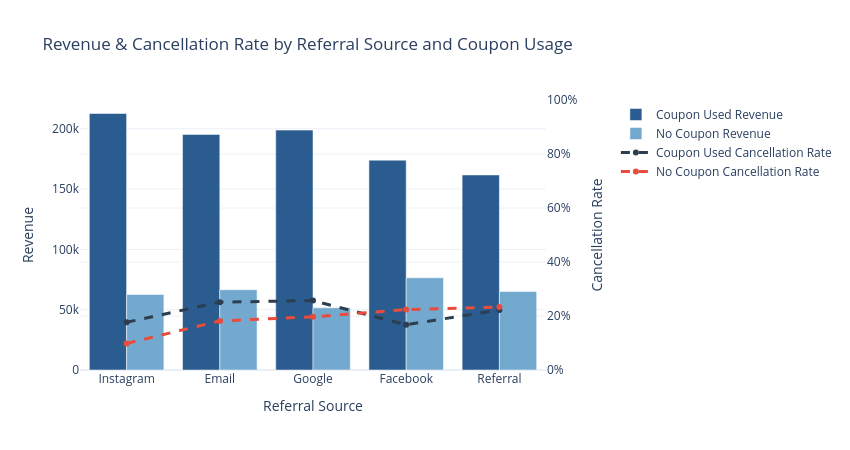

The notebook cell saved with this chart:
### Code cell
# Referral Source
referral_data = filtered_df.groupby(
    ["ReferralSource", "CouponStatus"],
    as_index=False
).agg(
    revenue=("TotalPrice", "sum"),
    cancellation_rate=("OrderStatus", lambda x: (x == "Cancelled").mean())
)

referral_order = referral_data.groupby("ReferralSource")["revenue"] \
    .sum() \
    .sort_values(ascending=False) \
    .index

referral_data["ReferralSource"] = pd.Categorical(
    referral_data["ReferralSource"],
    categories=referral_order,
    ordered=True
)
referral_data = referral_data.sort_values("ReferralSource")

# Create figure
referral_fig = go.Figure()

# Revenue bars
for coupon in referral_data["CouponStatus"].unique():
    subset = referral_data[referral_data["CouponStatus"] == coupon]
    referral_fig.add_trace(
        go.Bar(
            x=subset["ReferralSource"],
            y=subset["revenue"],
            name=f"{coupon} Revenue",
            marker_color=bar_colors.get(coupon, "#333333"),
            yaxis="y1"
        )
    )

# cancelation rate line
for coupon in referral_data["CouponStatus"].unique():
    subset = referral_data[referral_data["CouponStatus"] == coupon]
    referral_fig.add_trace(
        go.Scatter(
            x=subset["ReferralSource"],
            y=subset["cancellation_rate"],
            mode="lines+markers",
            name=f"{coupon} Cancellation Rate",
            line=dict(dash="dash", width=3, color=line_colors.get(coupon, "#333333")),
            yaxis="y2"
        )
    )

# Layout
referral_fig.update_layout(
    title="Revenue & Cancellation Rate by Referral Source and Coupon Usage",
    barmode="group",
    template="plotly_white",
    width=850,
    height=450,
    margin=dict(r=220),
    xaxis=dict(title="Referral Source", showgrid=False),
    yaxis=dict(title="Revenue"),
    yaxis2=dict(
        title="Cancellation Rate",
        overlaying="y",
        side="right",
        tickformat=".0%",
        range=[0, 1],
        showgrid=True
    ),
    legend=dict(x=1.15, y=1, xanchor="left", yanchor="top")
)

referral_fig.write_html("graph.html")
referral_fig.show()

from IPython.display import display, HTML

def notebook_insight_box(title, text):
    box_html = f"""
    <div style="
        padding: 16px;
        background-color: #f8fafc;
        border-left: 4px solid #2b5c8f;
        border-radius: 6px;
        margin: 15px 0;
        font-family: sans-serif;
        box-shadow: 0 1px 3px rgba(0,0,0,0.05);
    ">
        <span style="font-weight: bold; color: #2b5c8f; font-size: 1.1em;"> {title}</span>
        <p style="margin-top: 8px; color: #334155; line-height: 1.5; font-size: 0.95em;">{text}</p>
    </div>
    """
    display(HTML(box_html))

notebook_insight_box(
    title="Key Insight & Operational Risk",
    text="Instagram is the leading referral source in terms of order volume, with or without coupon usage, suggesting strong acquisition performance.<br> Marketing efforts via Instagram should be further analyzed for customer lifetime value, not only acquisition volume."
)

### Figure 1 — Plotly figure (JSON) as saved in the notebook; plotly's stock layout.template omitted (floating-point values rounded to 4 significant figures)
{"data": [{"marker": {"color": "#2b5c8f"}, "name": "Coupon Used Revenue", "type": "bar", "x": ["Instagram", "Email", "Google", "Facebook", "Referral"], "y": [212600.0, 195200.0, 198900.0, 174000.0, 161700.0], "yaxis": "y"}, {"marker": {"color": "#74a9cf"}, "name": "No Coupon Revenue", "type": "bar", "x": ["Instagram", "Email", "Google", "Facebook", "Referral"], "y": [62660.0, 66570.0, 51570.0, 76460.0, 65140.0], "yaxis": "y"}, {"line": {"color": "#2c3e50", "dash": "dash", "width": 3}, "mode": "lines+markers", "name": "Coupon Used Cancellation Rate", "type": "scatter", "x": ["Instagram", "Email", "Google", "Facebook", "Referral"], "y": [0.1768, 0.2513, 0.2571, 0.1677, 0.2222], "yaxis": "y2"}, {"line": {"color": "#e74c3c", "dash": "dash", "width": 3}, "mode": "lines+markers", "name": "No Coupon Cancellation Rate", "type": "scatter", "x": ["Instagram", "Email", "Google", "Facebook", "Referral"], "y": [0.09836, 0.1818, 0.197, 0.2239, 0.2333], "yaxis": "y2"}], "layout": {"barmode": "group", "height": 450, "legend": {"x": 1.15, "xanchor": "left", "y": 1, "yanchor": "top"}, "margin": {"r": 220}, "title": {"text": "Revenue & Cancellation Rate by Referral Source and Coupon Usage"}, "width": 850, "xaxis": {"showgrid": false, "title": {"text": "Referral Source"}}, "yaxis": {"title": {"text": "Revenue"}}, "yaxis2": {"overlaying": "y", "range": [0, 1], "showgrid": true, "side": "right", "tickformat": ".0%", "title": {"text": "Cancellation Rate"}}}}
